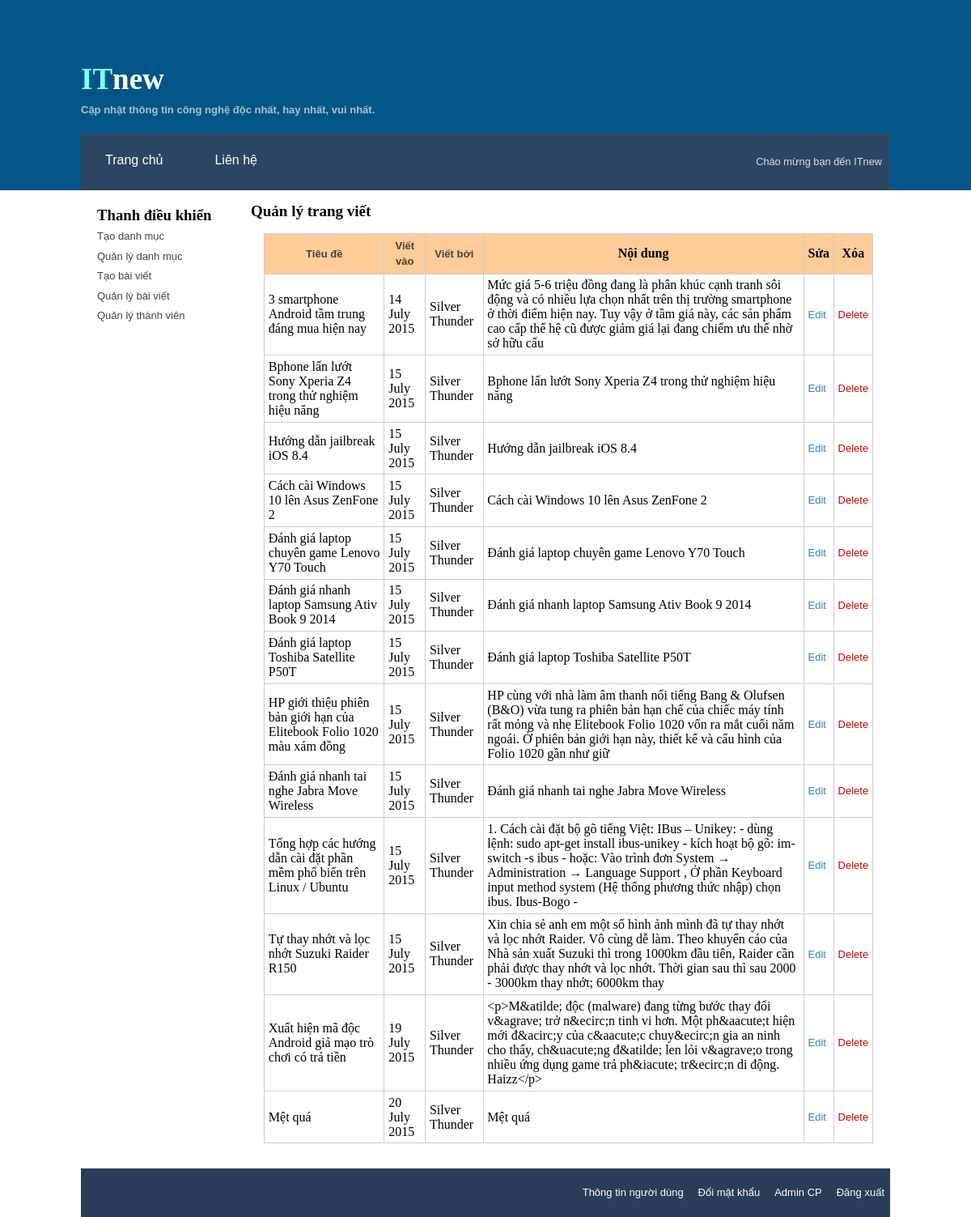
The app's page /admin/view_pages.php (signed in) with its own data.
### tables this page shows
CREATE TABLE IF NOT EXISTS `pages` (
`page_id` int(11) NOT NULL,
  `user_id` int(11) NOT NULL,
  `cat_id` int(11) NOT NULL,
  `page_name` varchar(150) NOT NULL,
  `content` text NOT NULL,
  `position` tinyint(4) NOT NULL,
  `post_on` timestamp NOT NULL DEFAULT CURRENT_TIMESTAMP ON UPDATE CURRENT_TIMESTAMP
);

### includes/functions.php (called while the page is built, shortened)
<?php
     function the_excerpt($text, $string = 400) {
        $sanitized = htmlentities($text, ENT_COMPAT, 'UTF-8');
        if(strlen($sanitized) > $string) {
            $cutString = substr($sanitized,0,$string);
            $words = substr($sanitized, 0, strrpos($cutString, ' '));
            return $words;
        } else {
            return $sanitized;
        }
    }

### admin/view_pages.php (the view, shortened to what this page needs)
<?php $title= 'Quản lý bài viết'; include('../includes/header.php');?>
<?php include('../includes/mysqli_connect.php');?>
<?php include('../includes/functions.php');?>
<?php include('../includes/sidebar-admin.php');
?>
<div id="content">
<h2>Quản lý trang viết</h2>
<table>
	<thead>
		<tr>
			<th><a href="view_pages.php?sort=pg">Tiêu đề</a></th>
			<th><a href="view_pages.php?sort=on">Viết vào</th>
			<th><a href="view_pages.php?sort=by">Viết bởi</th>
            <th>Nội dung</th>
            <th>Sửa</th>
            <th>Xóa</th>
		</tr>
	</thead>
	<tbody>
    <?php
        if(isset($_GET['sort'])) {
            switch ($_GET['sort']) {
                case 'pg':
                $order_by = 'page_name';
                break;
                case 'on':
                $order_by = 'date';
                break;
                case 'by':
                $order_by = 'name';
                break;
                default:
                $order_by = 'date';
            }
        } else {
                $order_by = 'date';
        }
        $q  = " SELECT p.page_id, p.page_name, p.content,
                DATE_FORMAT(p.post_on, '%d %M %Y') AS date,
                CONCAT_WS(' ', first_name, last_name) AS name ";
        $q .= " FROM pages AS p ";
        $q .= " JOIN users AS u ";
        $q .= " USING(user_id) ";
        $q .= " ORDER BY {$order_by} ASC";
        $r = mysqli_query($dbc, $q);
        if(mysqli_num_rows($r) > 0) {
           while($page = mysqli_fetch_array($r, MYSQLI_ASSOC)) {
                echo "
                <tr>
                    <td>{$page['page_name']}</td>
                    <td>{$page['date']}</td>
                    <td>{$page['name']}</td>
                    <td>".the_excerpt($page['content'])."</td>
                    <td><a class='edit' href='edit_page.php?pid={$page['page_id']}'>Edit</a></td>
                    <td><a class='delete' href='delete_page.php?pid={$page['page_id']}&page_name={$page['page_name']}'>Delete</a></td>
                </tr>
                ";
            }
        } else {
            $messages = "<p class='warning'>Không có bài viết nào tồn tại. Hãy tạo một bài viết mới.</p>";
        }
    ?>
	</tbody>
</table>
</div>
<?php include('../includes/footer.php'); ?>

### admin/css/style.css (style rules this page uses)
* { margin: 0; padding: 0 }
p, label, a { color: #333333; line-height: 1.5; font-size: 13px; font-family:'lucida grande',tahoma,verdana,arial,sans-serif； }
a { color: #43423F; text-decoration: none; }
h2 a, h2 { margin: 0; font-size: 19px; font-family: museo, georgia, san-serif; }
#content { float: left;width: 530px;padding: 20px 0;margin: 0 0 0 15px; }
#content { float: left;width: 785px;padding: 15px 0;margin: 0 0 0 10px; }
#content h2 { margin: 0; }
table { margin: 1em; border-collapse: collapse; }
td, th { padding: .3em; border: 1px #ccc solid; }
thead { background: #fc9; }
tbody a.delete { color:#C40303; }
tbody a.edit { color: #2E87AD; }

### records on screen
pages: page_name "3 smartphone Android tầm trung đáng mua hiện nay", date "14 July 2015", name "Silver Thunder", content "Mức giá 5-6 triệu đồng đang là phân khúc cạnh tranh sôi động và có nhiều lựa chọn nhất trên thị trường smartphone ở thời điểm hiện nay. Tuy vậy ở tầm giá này, các sản phẩm cao cấp thế hệ cũ được giảm giá lại đang chiếm ưu thế nhờ sở hữu cấu"
pages: page_name "Bphone lấn lướt Sony Xperia Z4 trong thử nghiệm hiệu năng", date "15 July 2015", name "Silver Thunder", content "Bphone lấn lướt Sony Xperia Z4 trong thử nghiệm hiệu năng"
pages: page_name "Hướng dẫn jailbreak iOS 8.4", date "15 July 2015", name "Silver Thunder", content "Hướng dẫn jailbreak iOS 8.4"
pages: page_name "Cách cài Windows 10 lên Asus ZenFone 2", date "15 July 2015", name "Silver Thunder", content "Cách cài Windows 10 lên Asus ZenFone 2"
pages: page_name "Đánh giá laptop chuyên game Lenovo Y70 Touch", date "15 July 2015", name "Silver Thunder", content "Đánh giá laptop chuyên game Lenovo Y70 Touch"
pages: page_name "Đánh giá nhanh laptop Samsung Ativ Book 9 2014", date "15 July 2015", name "Silver Thunder", content "Đánh giá nhanh laptop Samsung Ativ Book 9 2014"
pages: page_name "Đánh giá laptop Toshiba Satellite P50T", date "15 July 2015", name "Silver Thunder", content "Đánh giá laptop Toshiba Satellite P50T"
pages: page_name "HP giới thiệu phiên bản giới hạn của Elitebook Folio 1020 màu xám đồng", date "15 July 2015", name "Silver Thunder", content "HP cùng với nhà làm âm thanh nổi tiếng Bang & Olufsen (B&O) vừa tung ra phiên bản hạn chế của chiếc máy tính rất mỏng và nhẹ Elitebook Folio 1020 vốn ra mắt cuối năm ngoái. Ở phiên bản giới hạn này, thiết kế và cấu hình của Folio 1020 gần như giữ"
pages: page_name "Đánh giá nhanh tai nghe Jabra Move Wireless", date "15 July 2015", name "Silver Thunder", content "Đánh giá nhanh tai nghe Jabra Move Wireless"
pages: page_name "Tổng hợp các hướng dẫn cài đặt phần mềm phổ biến trên Linux / Ubuntu", date "15 July 2015", name "Silver Thunder", content "1. Cách cài đặt bộ gõ tiếng Việt: IBus – Unikey: - dùng lệnh: sudo apt-get install ibus-unikey - kích hoạt bộ gõ: im-switch -s ibus - hoặc: Vào trình đơn System → Administration → Language Support , Ở phần Keyboard input method system (Hệ thống phương thức nhập) chọn ibus. Ibus-Bogo -"
pages: page_name "Tự thay nhớt và lọc nhớt Suzuki Raider R150", date "15 July 2015", name "Silver Thunder", content "Xin chia sẻ anh em một số hình ảnh mình đã tự thay nhớt và lọc nhớt Raider. Vô cùng dễ làm. Theo khuyến cáo của Nhà sản xuất Suzuki thì trong 1000km đầu tiên, Raider cần phải được thay nhớt và lọc nhớt. Thời gian sau thì sau 2000 - 3000km thay nhớt; 6000km thay"
pages: page_name "Xuất hiện mã độc Android giả mạo trò chơi có trả tiền", date "19 July 2015", name "Silver Thunder", content "<p>M&atilde; độc (malware) đang từng bước thay đổi v&agrave; trở n&ecirc;n tinh vi hơn. Một ph&aacute;t hiện mới đ&acirc;y của c&aacute;c chuy&ecirc;n gia an ninh cho thấy, ch&uacute;ng đ&atilde; len lỏi v&agrave;o trong nhiều ứng dụng game trả ph&iacute; tr&ecirc;n di động. Haizz</p>"
pages: page_name "Mệt quá", date "20 July 2015", name "Silver Thunder", content "Mệt quá"
